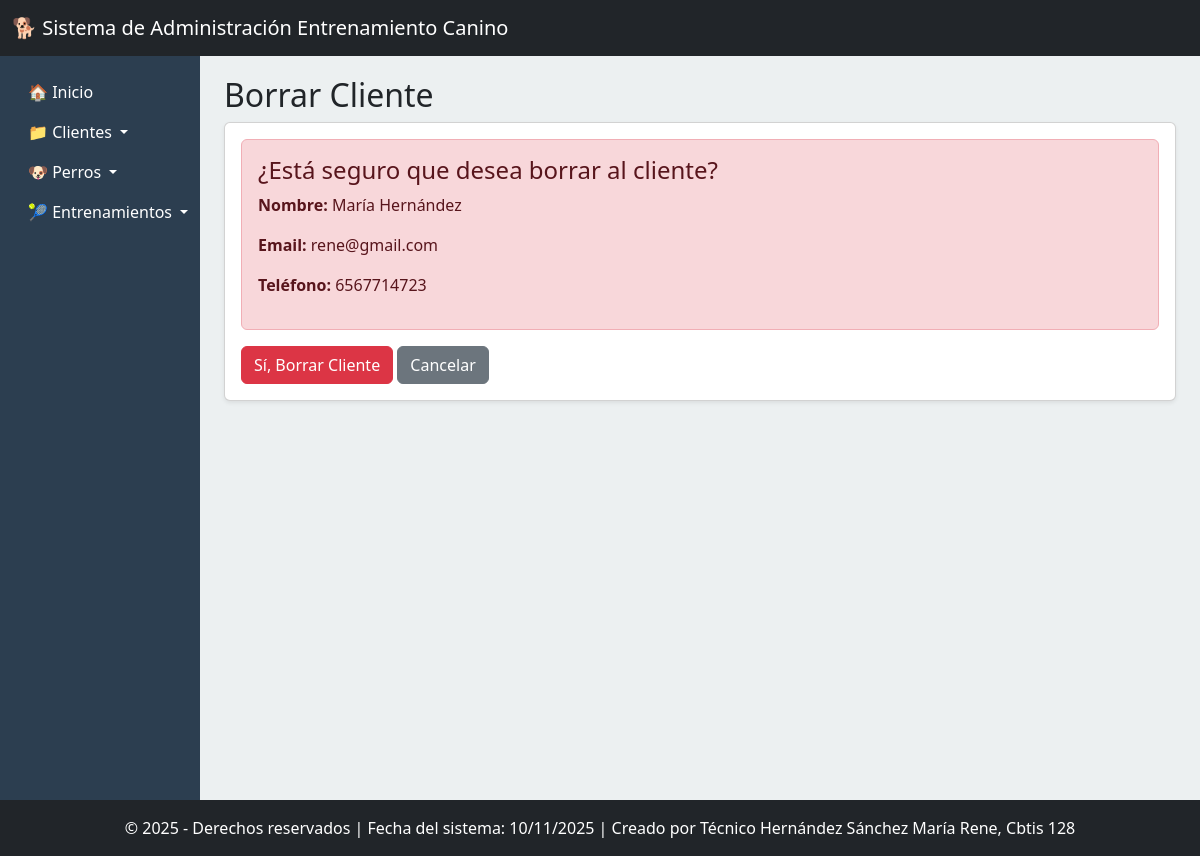
Screenshot of /borrar-cliente/1/ with the database file from the repository.
### app_Entrenamiento_Canino/models.py (models this page shows, shortened)
class Cliente(models.Model):
    id_cliente = models.AutoField(primary_key=True)
    nombre = models.CharField(max_length=100)
    direccion = models.CharField(max_length=100)
    telefono = models.CharField(max_length=20)
    email = models.EmailField(max_length=100, unique=True)
    fecha_registro = models.DateField()
    fecha_nacimiento = models.DateField()
    comentarios = models.CharField(max_length=100, blank=True, null=True)

### app_Entrenamiento_Canino/views.py (the view)
# urls.py: path('borrar-cliente/<int:id_cliente>/', views.borrar_cliente, name='borrar_cliente'),
def borrar_cliente(request, id_cliente):
    cliente = get_object_or_404(Cliente, id_cliente=id_cliente)
    if request.method == 'POST':
        cliente.delete()
        return redirect('ver_cliente')
    return render(request, 'clientes/borrar_cliente.html', {'cliente': cliente})

### app_Entrenamiento_Canino/templates/clientes/borrar_cliente.html (shortened to what this page needs)
{% extends 'base.html' %}
{% block content %}
<div class="row">
    <div class="col-12">
        <h2>Borrar Cliente</h2>
        <div class="card shadow-sm">
            <div class="card-body">
                <div class="alert alert-danger">
                    <h4>¿Está seguro que desea borrar al cliente?</h4>
                    <p><strong>Nombre:</strong> {{ cliente.nombre }}</p>
                    <p><strong>Email:</strong> {{ cliente.email }}</p>
                    <p><strong>Teléfono:</strong> {{ cliente.telefono }}</p>
                </div>
                <form method="POST">
                    <button type="submit" class="btn btn-danger">Sí, Borrar Cliente</button>
                    <a href="{% url 'ver_cliente' %}" class="btn btn-secondary">Cancelar</a>
                </form>
            </div>
        </div>
    </div>
</div>
{% endblock %}

### app_Entrenamiento_Canino/templates/base.html (style rules this page uses)
body { background-color: #f8f9fa; padding-top: 56px; }

### rows the page displays
Cliente: nombre "María Hernández", email "rene@gmail.com", telefono "6567714723"
